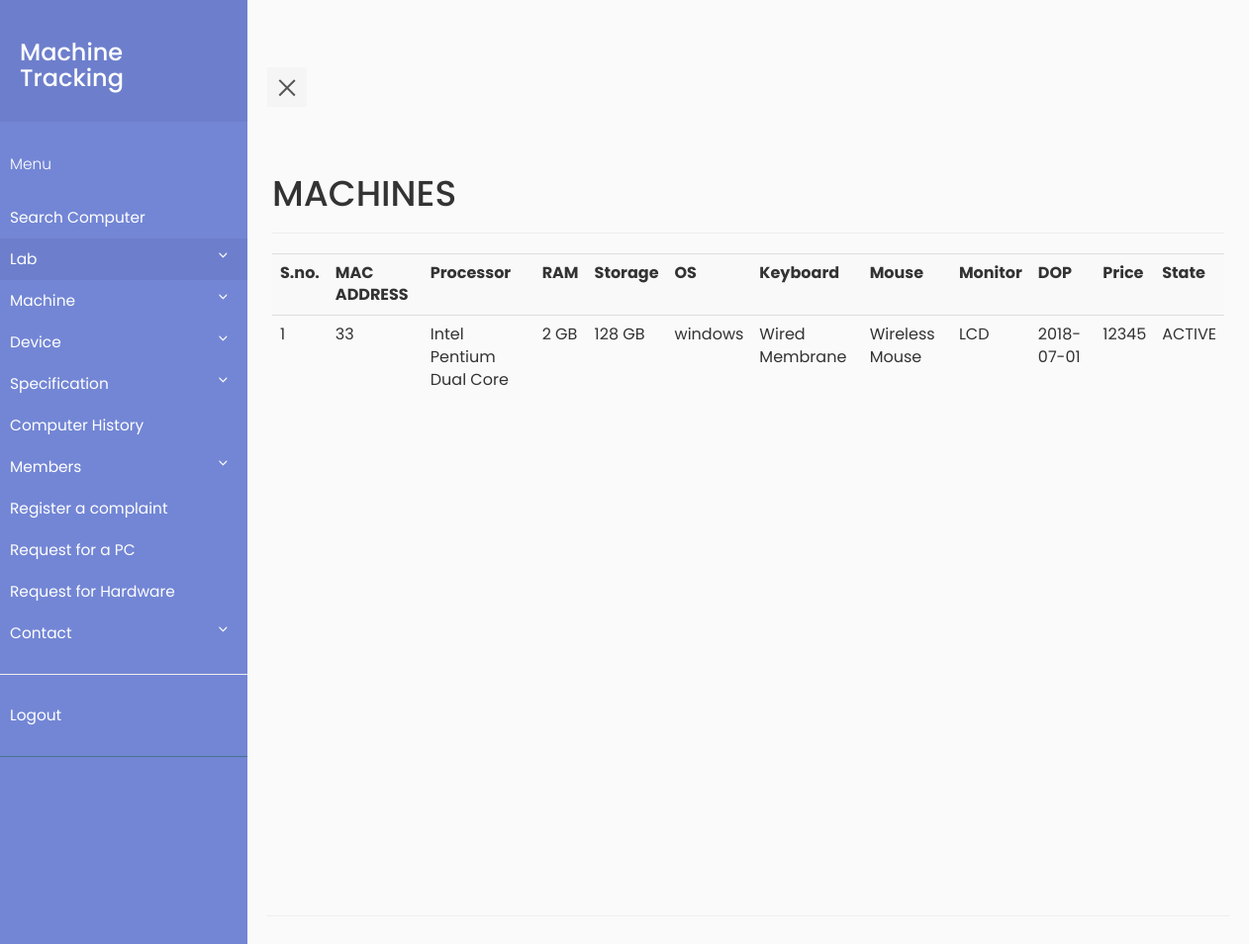
Page /viewpcbylab.php?lab=16 (signed in) on the earlier database version.
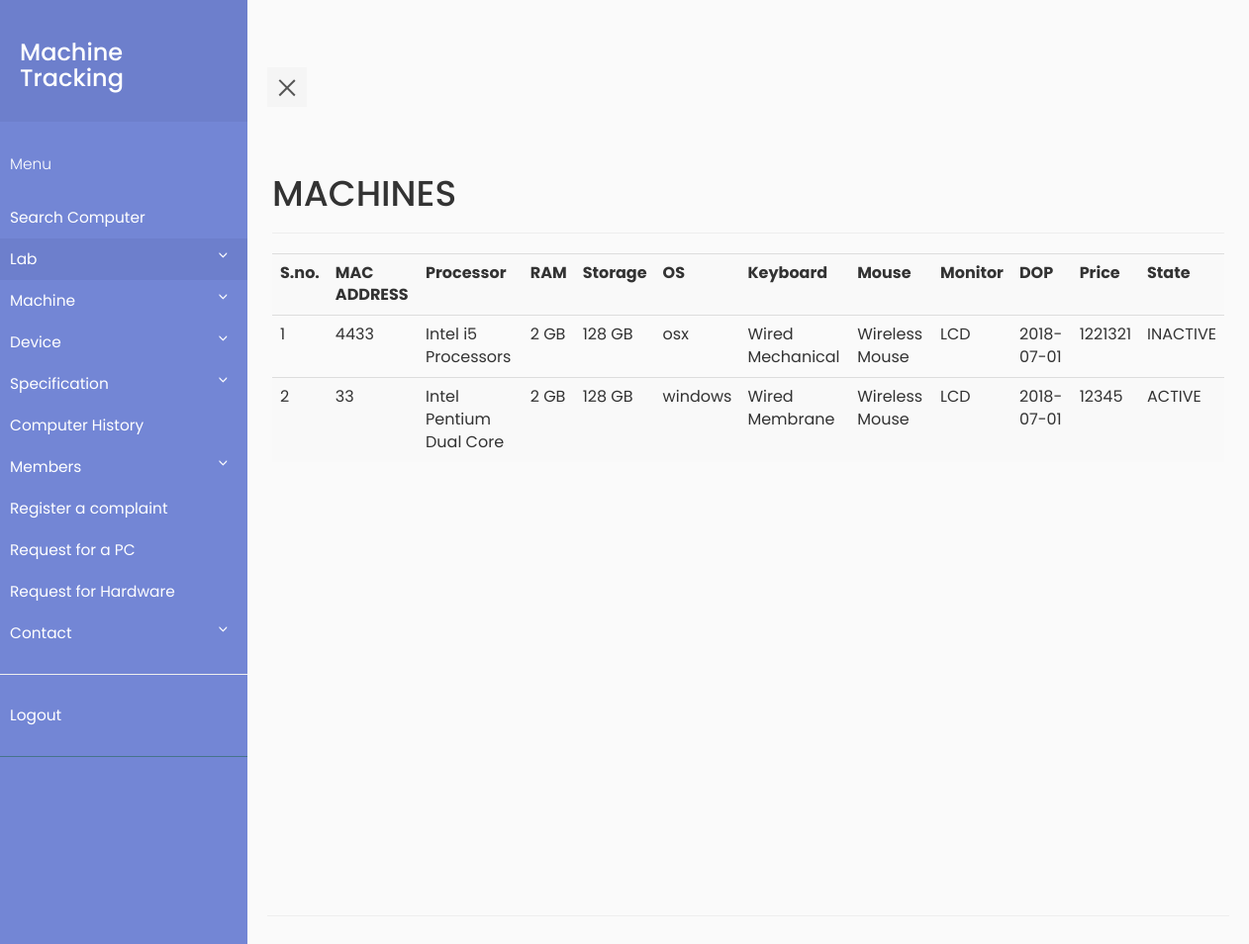
Same page on the later database version.
### tables this page shows
CREATE TABLE `machine` (
  `machine_id` int(11) NOT NULL,
  `MAC_ADDR` varchar(30) DEFAULT NULL,
  `processor` int(11) NOT NULL,
  `ram` int(11) NOT NULL,
  `memory` int(11) NOT NULL,
  `DOP` date DEFAULT NULL,
  `price` int(11) DEFAULT NULL,
  `state` varchar(10) DEFAULT NULL,
  `os` varchar(30) DEFAULT NULL,
  `monitor` int(11) NOT NULL,
  `keyboard` int(11) NOT NULL,
  `mouse` int(11) NOT NULL,
  `grn` int(11) NOT NULL
);

CREATE TABLE `specification` (
  `spec_id` int(11) NOT NULL,
  `spec` varchar(50) DEFAULT NULL,
  `name_id` int(11) DEFAULT NULL
);

### viewpcbylab.php (the view, shortened to what this page needs)
<?php
    require_once "pdo.php";
?>
<html>
<head>
    <link rel="stylesheet" type="text/css" href="https://maxcdn.bootstrapcdn.com/bootstrap/3.3.7/css/bootstrap.min.css" >
    <link rel="stylesheet" type="text/css" href="style5.css">
</head>
<body>
            <div class="wrapper">
     <?php include "navbar.php" ;?>
         <div class="container-fluid row" id="content">
    <div class="page-header">
    <h1>MACHINES</h1>
    </div>
    <?php
        $stmtcnt = $pdo->query("SELECT COUNT(*) FROM machine");
        $row = $stmtcnt->fetch(PDO::FETCH_ASSOC);
        if($row['COUNT(*)']!=='0')
        {
            $i=1;
            $stmtread = $pdo->prepare("SELECT * FROM position where lab_id = :lid and final_date='1970-01-01'");
            $stmtread->execute(array(':lid' => $_GET['lab'] ));
            echo ("<table class=\"table table-striped\">
                <tr> <th>S.no.</th><th>MAC ADDRESS</th><th>Processor</th><th>RAM</th><th>Storage</th><th>OS</th><th>Keyboard</th><th>Mouse</th><th>Monitor</th><th>DOP</th><th>Price</th> <th>State</th> </tr>");
            while ( $row = $stmtread->fetch(PDO::FETCH_ASSOC) )
            {
                $mid=$row['machine_id'];
                $read2= $pdo -> query("SELECT * FROM machine where machine_id='$mid'");
                while($row2 = $read2->fetch(PDO::FETCH_ASSOC))
                {
                    $processor = $pdo->prepare("SELECT description FROM hardware where hardware_id = :hid");
                    $processor->execute(array(':hid' => $row2['processor']));
                    $processorn = $processor->fetch(PDO::FETCH_ASSOC);
                    $ram = $pdo->prepare("SELECT description FROM hardware where hardware_id = :hid");
                    $ram->execute(array(':hid' => $row2['ram']));
                    $ramn = $ram->fetch(PDO::FETCH_ASSOC);
                    $memory = $pdo->prepare("SELECT description FROM hardware where hardware_id = :hid");
                    $memory->execute(array(':hid' => $row2['memory']));
                    $memoryn = $memory->fetch(PDO::FETCH_ASSOC);
                    $keyboard = $pdo->prepare("SELECT description FROM hardware where hardware_id = :hid");
                    $keyboard->execute(array(':hid' => $row2['keyboard']));
                    $keyboardn = $keyboard->fetch(PDO::FETCH_ASSOC);
                    $mouse = $pdo->prepare("SELECT description FROM hardware where hardware_id = :hid");
                    $mouse->execute(array(':hid' => $row2['mouse']));
                    $mousen = $mouse->fetch(PDO::FETCH_ASSOC);
                    $monitor = $pdo->prepare("SELECT description FROM hardware where hardware_id = :hid");
                    $monitor->execute(array(':hid' => $row2['monitor']));
                    $monitorn = $monitor->fetch(PDO::FETCH_ASSOC);
                    echo ("<tr>");
                    echo ("<td>");
                    echo($i);
                    echo("</td>");
                    echo ("<td>");
                    echo(htmlentities($row2['MAC_ADDR']));
                    echo ("</td>");
                    echo ("<td>");
                $pro = $pdo->prepare("SELECT spec FROM specification where spec_id = :spec_id");
                $pro->execute(array(':spec_id' => $processorn['description']));
                $pron = $pro->fetch(PDO::FETCH_ASSOC);
                echo($pron['spec']);
                echo ("</td>");
                    echo ("<td>");
                 $ram = $pdo->prepare("SELECT spec FROM specification where spec_id = :spec_id");
                $ram->execute(array(':spec_id' => $ramn['description']));
                $ramn = $ram->fetch(PDO::FETCH_ASSOC);
                echo($ramn['spec']);
                echo ("</td>");
                    echo ("<td>");
                 $memory = $pdo->prepare("SELECT spec FROM specification where spec_id = :spec_id");
                $memory->execute(array(':spec_id' => $memoryn['description']));
                $memoryn = $memory->fetch(PDO::FETCH_ASSOC);
                echo($memoryn['spec']);
                echo ("</td>");
                    echo ("<td>");
                    echo(htmlentities($row2['os']));
                    echo ("</td>");
                    echo ("<td>");
                $keyboard = $pdo->prepare("SELECT spec FROM specification where spec_id = :spec_id");
                $keyboard->execute(array(':spec_id' => $keyboardn['description']));
                $keyboardn = $keyboard->fetch(PDO::FETCH_ASSOC);
                echo($keyboardn['spec']);
                echo ("</td>");
                    echo ("<td>");
                $mouse = $pdo->prepare("SELECT spec FROM specification where spec_id = :spec_id");
                $mouse->execute(array(':spec_id' => $mousen['description']));
                $mousen = $mouse->fetch(PDO::FETCH_ASSOC);
                echo($mousen['spec']);
                echo ("</td>");
                echo ("<td>");
                $monitor = $pdo->prepare("SELECT spec FROM specification where spec_id = :spec_id");
                $monitor->execute(array(':spec_id' => $monitorn['description']));
                $monitorn = $monitor->fetch(PDO::FETCH_ASSOC);
                echo($monitorn['spec']);
                echo ("</td>");
                    echo ("<td>");
                    echo(htmlentities($row2['DOP']));
                    echo ("</td>");
                    echo ("<td>");
                    echo(htmlentities($row2['price']));
                    echo ("</td>");
                    echo ("<td>");
                    echo(htmlentities($row2['state']));
                    echo ("</td>");
                    $i++;
                }
            }
            echo('</table>');
        }
    ?>
    </div>
</body>
</html>

### navbar.php (shortened to what this page needs)
        <nav id="sidebar">
            <div class="sidebar-header">
                <a href="home.php"><h3>Machine Tracking</h3></a>
            </div>
            <ul class="list-unstyled components">
                <p>Menu</p>
                <li>
                    <a href="searchpc.php">Search Computer</a>
                </li>
                <li class="active">
                    <a href="#homeSubmenu" data-toggle="collapse" aria-expanded="false">Lab</a>
                </li>
                <li class="">
                    <a href="#machinemenu" data-toggle="collapse" aria-expanded="false">Machine</a>
                </li>
                <li class="">
                    <a href="#devicemenu" data-toggle="collapse" aria-expanded="false">Device</a>
                </li>
                <li class="">
                    <a href="#specmenu" data-toggle="collapse" aria-expanded="false">Specification</a>
                </li>
                <li>
                    <a href="viewmchistory.php">Computer History</a>
                </li>
                <li class="">
                    <a href="#membermenu" data-toggle="collapse" aria-expanded="false">Members</a>
                <li>
                    <a href="complaint_form.php">Register a complaint</a>
                </li>
                <li>
                    <a href="request_form.php">Request for a PC</a>
                </li>
                <li>
                    <a href="issue_request.php">Request for Hardware</a>
                </li>
                </li>
                <li class="">
                    <a href="#contactmenu" data-toggle="collapse" aria-expanded="false">Contact</a>
                </li>
                <hr>
                <li>
                    <a href="logout.php">Logout</a>
                </li>
            </ul>
        </nav>
<div class="container" id="content">
<div class="page-header">
<button type="button" id="sidebarCollapse" class="navbar-btn">
    <span></span>
</button>

### style5.css (style rules this page uses)
body { font-family: 'Poppins', sans-serif; background: #fafafa; }
p { font-family: 'Poppins', sans-serif; font-size: 1.1em; font-weight: 300; line-height: 1.7em; color: #999; }
a, a:hover, a:focus { color: inherit; text-decoration: none; transition: all 0.3s; }
.navbar-btn { box-shadow: none; outline: none !important; border: none; }
.wrapper { display: flex; align-items: stretch; perspective: 1500px; }
#sidebar { min-width: 250px; max-width: 250px; background: #7386D5; color: #fff; transition: all 0.6s cubic-bezier(0.945, 0.020, 0.270, 0.665); transform-origin: bottom left; }
#sidebar .sidebar-header { padding: 20px; background: #6d7fcc; }
#sidebar ul.components { padding: 20px 0; border-bottom: 1px solid #47748b; }
#sidebar ul p { color: #fff; padding: 10px; }
#sidebar ul li a { padding: 10px; font-size: 1.1em; display: block; }
#sidebar ul li.active > a, a[aria-expanded="true"] { color: #fff; background: #6d7fcc; }
a[data-toggle="collapse"] { position: relative; }
a[aria-expanded="false"]::before, a[aria-expanded="true"]::before { content: '\e259'; display: block; position: absolute; right: 20px; font-family: 'Glyphicons Halflings'; font-size: 0.6em; }
#content { padding: 20px; min-height: 100vh; transition: all 0.3s; }
#sidebarCollapse { width: 40px; height: 40px; background: #f5f5f5; }
#sidebarCollapse span { width: 80%; height: 2px; margin: 0 auto; display: block; background: #555; transition: all 0.8s cubic-bezier(0.810, -0.330, 0.345, 1.375); transition-delay: 0.2s; }
#sidebarCollapse span:last-of-type { transform: rotate(-45deg) translate(1px, -1px); }
a:link { text-decoration: none; color:white; }

Differences in the rows shown:
added machine: MAC_ADDR "4433", specification.spec "Intel i5 Processors", specification.spec "2 GB", specification.spec "128 GB", os "osx", specification.spec "Wired Mechanical", specification.spec "Wireless Mouse", specification.spec "LCD", DOP "2018-07-01", price "1221321", state "INACTIVE"
added position: machine (MAC_ADDR "33", specification.spec "Intel Pentium Dual Core", specification.spec "2 GB", specification.spec "128 GB", os "windows", specification.spec "Wired Membrane", specification.spec "Wireless Mouse", specification.spec "LCD", DOP "2018-07-01", price "12345", state "ACTIVE")
